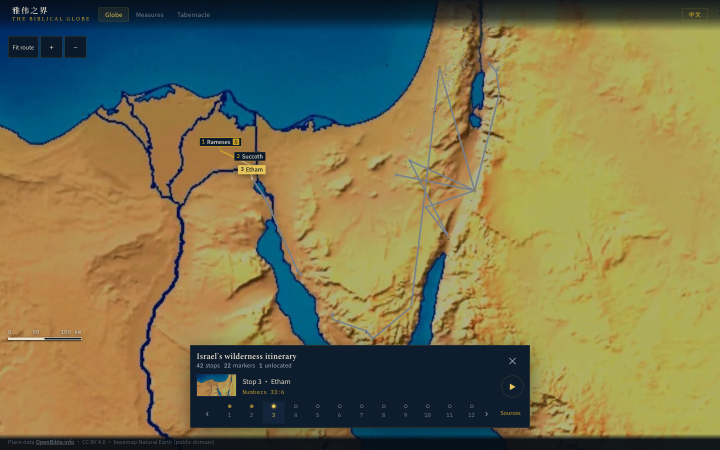
#> input picture handoff/evidence/phase-1/live/desktop-en-exodus-wilderness-stop-3.png, 1440 x 900 px (shown at 1/2 size)
$ python -i gate_check.py   (imports and definitions only)
#> lines starting #> are read from the running program, lines starting #| are printed output that depends on the picture
#> further down, picture is the input picture: PIL image 1440x900 RGB; mean R, G, B 122.1, 116.8, 79
#!/usr/bin/env python3
"""Read-only PASS gate for the 雅伟之界 image and video lines (最终方案 §1.5, handoff/28).

    python3 tools/scenes/gate_check.py square genesis-9-18 exodus-33-1
    python3 tools/scenes/gate_check.py still --all --summary
    python3 tools/scenes/gate_check.py video --all --json > /tmp/video-gate.json
    python3 tools/scenes/gate_check.py veto-table        # the table reviewers receive

An item passes only when its state, its review, its evidence and the bytes on disk agree.
The script never calls a model or the network and never writes a file: it opens JSON and
media read-only, and ffmpeg/ffprobe frames are piped to memory, not to disk. Exit code 0
means every checked item passed, 1 means at least one failed, 2 means a usage error.
Field names, paths and the review/fact-card schemas are defined in handoff/28-gate-schema.md.
"""
import argparse
import hashlib
import io
import json
import os
import re
import subprocess
import sys
from collections import Counter

from PIL import Image

sys.path.insert(0, os.path.dirname(os.path.abspath(__file__)))
import square_accepts  # noqa: E402  per-square owner acceptances (handoff/opus-74-decisions-2026-11-03)
import square_exceptions  # noqa: E402  per-square exceptions (handoff/32)

REPO = os.path.dirname(os.path.dirname(os.path.dirname(os.path.abspath(__file__))))
DEFAULT_SCENES_ROOT = "/Volumes/T7/yahwehs-globe-scenes"
DEFAULT_EVENTS = os.path.join(REPO, "data", "events", "all-events.json")
DEFAULT_BIBLE = os.path.join(REPO, "public", "data", "bible", "bsb-yhwh.json")

SQUARE_DIR = "no-text-derivatives-v2"
REALISTIC_DIR = "realistic-cinema-v1"
FACT_CARD_DIR = "fact-cards"

REVIEW_SCHEMA = "gate-review-v1"
FACT_CARD_SCHEMA = "fact-card-v1"
SECTION_SOURCES = ("depicts", "provisional")
DHASH_MAX = 20                   # of 256 bits (16x16 dHash)
TIER_SECONDS = {"S": 8.0}        # every other tier: DEFAULT_TIER_SECONDS
DEFAULT_TIER_SECONDS = 6.0
DURATION_TOLERANCE = 0.5
# Existing text-to-video clips (owner 2026-10-23: no new videos, improve the 651). They were never
# made from the still, so the first-frame rule is reported, not enforced; instead the clip must be
# checked against its event (they were mapped by grid position) and kept or polished, not retired.
LEGACY_ORIGIN = "legacy-t2v"
LEGACY_SECONDS = (3.0, 8.5)
LEGACY_DISPOSITIONS = ("keep", "polish")
ID_RE = re.compile(r"^[a-z0-9]+(?:-[a-z0-9]+)*$")

# 最终方案 §1.5. A reviewer answers every key with "pass" (no violation seen, including
# "the subject is absent"), "fail" or "unclear". Only registryFix may be "na", and only
# where the registry does not apply (see registry_applies). Changing this table changes
# VETO_TABLE_SHA256, which invalidates every review written against the old table.
VETO_TABLE = {
    "version": "veto-v1-2026-10-23",
    "answers": ["pass", "fail", "unclear", "na"],
    "items": [
        {"key": "jesusHair", "zh": "耶稣的发型",
         "rule": "Jesus as the project depicts him: natural scissor-cut short hair above the collar; "
                 "never shaved, buzz-cut, faded, shaved at the sides, or long."},
        {"key": "mensHair", "zh": "男子发型",
         "rule": "Men: short, natural scissor-cut hair above the collar, varied from person to person; "
                 "never shaved, buzz-cut, faded or with shaved sides (Nazirites excepted)."},
        {"key": "godDepiction", "zh": "神的形象",
         "rule": "God is never drawn in human form (no white-bearded elder, no giant face); "
                 "light, cloud and fire only."},
        {"key": "trinityComposition", "zh": "三一构图",
         "rule": "No Trinity composition: no three identical symmetrical figures, no triangular "
                 "arrangement or human form in the sky at the baptism, transfiguration or Pentecost."},
        {"key": "anachronism", "zh": "时代错误",
         "rule": "No Roman or medieval armour in Old Testament scenes, no heraldic banners, brass "
                 "trumpets, Greek temples, Roman arched bridges or American cacti."},
        {"key": "headCount", "zh": "人数",
         "rule": "Every count in the fact card's mustShow is exactly what the picture shows."},
        {"key": "modesty", "zh": "端庄",
         "rule": "No nudity, exposed thighs or spraying gore."},
        {"key": "fakeText", "zh": "假文字",
         "rule": "No letters, pseudo-writing or text-like strokes anywhere, including on tablets and scrolls."},
        {"key": "duplicatedPerson", "zh": "同一人物重复出现",
         "rule": "The same person does not appear twice in one frame."},
        {"key": "registryFix", "zh": "registry 登记要求的修改有没有做到",
         "rule": "If the event is in content-qc-registry.json, the change it demands is visibly made "
                 "(removing text alone does not count)."},
    ],
}
VETO_KEYS = tuple(item["key"] for item in VETO_TABLE["items"])


def canonical_sha256(obj):
    data = json.dumps(obj, ensure_ascii=False, sort_keys=True, separators=(",", ":"))
    return hashlib.sha256(data.encode("utf-8")).hexdigest()


VETO_TABLE_SHA256 = canonical_sha256(VETO_TABLE)


# ---------------------------------------------------------------- small read-only helpers

# [17 lines left out: functions file_sha256, read_json, not called in this run]


def nonempty_str(value):
    return isinstance(value, str) and value.strip() != ""


def is_int(value):
    return isinstance(value, int) and not isinstance(value, bool)


def split_ref(code):
    return code // 1_000_000, (code // 1000) % 1000, code % 1000


class Item:
    # [5 lines left out: function __init__, not called in this run]

    def fail(self, code, detail=None):
        self.reasons.append({"code": code, "detail": detail} if detail is not None else {"code": code})

    @property
    def passed(self):
        return not self.reasons

    # [4 lines left out: function as_dict, not called in this run]


# ---------------------------------------------------------------- context (all inputs, loaded once)

class Context:
    # [48 lines left out: functions __init__, registry, manifest_events, verse_exists, not called in this run]

    def event_range(self, event_id):
        row = self.events[event_id]
        return row["start"], row["end"]


# ---------------------------------------------------------------- shared evidence checks

# [191 lines left out: functions check_fact_card, check_depicts, check_review, check_subject_file, ffprobe, grab_frame, not called in this run]


def pixels(image):
    flat = getattr(image, "get_flattened_data", None)   # Pillow >= 12.1; getdata is deprecated
    return list(flat() if flat else image.getdata())


# [9 lines left out: function dhash, not called in this run]


def hamming(a, b):
    return bin(a ^ b).count("1")


def dark_run(lines):
    """Count leading lines that are flat black, as an encoder's bar is.

    Calibrated on T7 2026-10-23: real bars (genesis-22-1, genesis-25-29, judges-5-1) have mean
    luminance <= 1 and max <= 2; the dark timber walls in genesis-8-1 average about 10 with
    highlights, and must not count as a pillarbox."""
    count = 0
    for line in lines:
        ordered = sorted(line)
        if ordered[min(len(ordered) - 1, int(len(ordered) * 0.98))] > 16 or sum(line) > 6 * len(line):
            break
        count += 1
    return count


def border_bands(image):
    """(top, bottom, left, right) near-black bands in pixels of the original frame."""
    gray = image.convert("L")
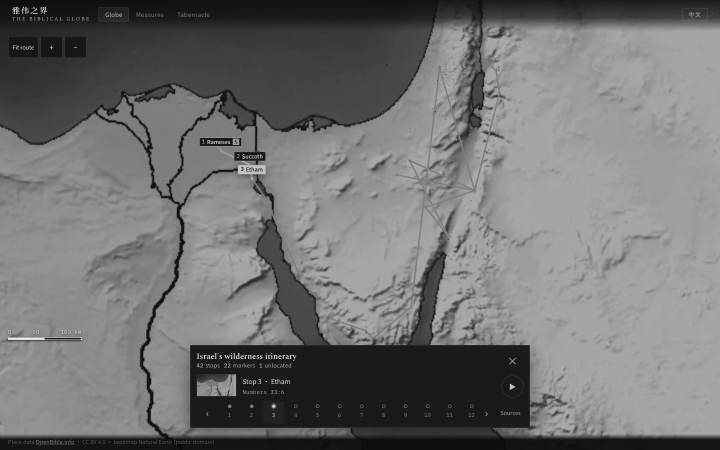
#> gray: PIL image 1440x900 L (shown at 1/2 size); min 10, max 227, mean 114
    width, height = gray.size
#> width = 1440; height = 900
    rows_img = gray.resize((min(width, 320), height), Image.BOX)
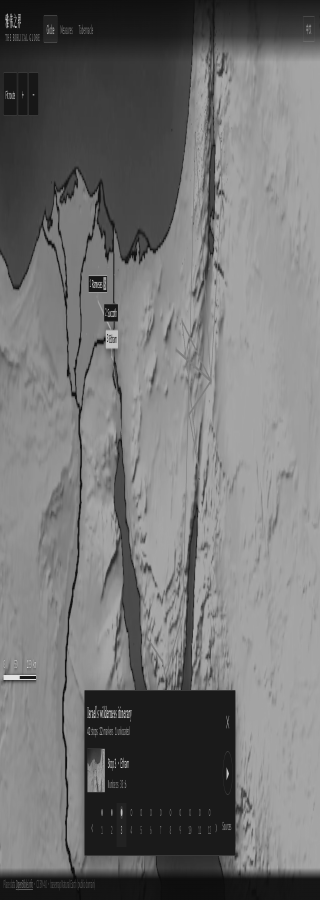
#> rows_img: PIL image 320x900 L; min 10, max 227, mean 114.1
    rw = rows_img.size[0]
#> rw = 320
    rpx = pixels(rows_img)
#> rpx = 288000 items
    rows = [rpx[y * rw:(y + 1) * rw] for y in range(height)]
#> rows = 900 items
    cols_img = gray.resize((width, min(height, 180)), Image.BOX)
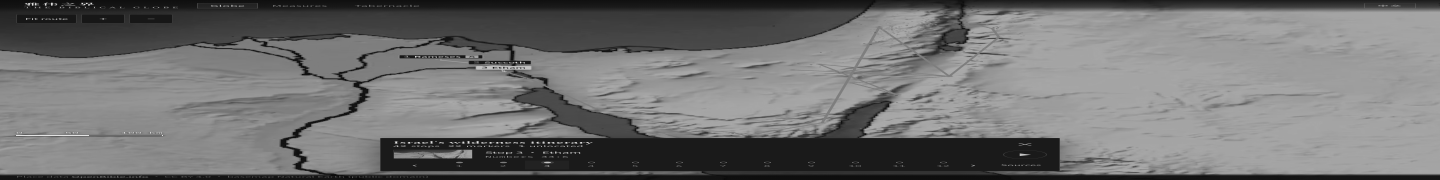
#> cols_img: PIL image 1440x180 L; min 10, max 227, mean 114
    ch = cols_img.size[1]
#> ch = 180
    cpx = pixels(cols_img)
#> cpx = 259200 items
    cols = [[cpx[y * width + x] for y in range(ch)] for x in range(width)]
#> cols = 1440 items
    return dark_run(rows), dark_run(rows[::-1]), dark_run(cols), dark_run(cols[::-1])
#> the loop in dark_run, `for line in lines:` made 1 pass
#> after the loop in dark_run, `for line in lines:`: count = 0
#> the loop in dark_run (call 2), `for line in lines:` made 1 pass


# [126 lines left out: functions has_black_border, legacy_contradictions, check_inscription, check_accept_binding, check_square, manifest_row, not called in this run]


def still_path(ctx, event_id):
    return os.path.join(ctx.realistic_root, "images-live", f"{event_id}.jpg")


# [113 lines left out: functions check_still, video_path, check_video, not called in this run]


CHECKERS = {"square": check_square, "still": check_still, "video": check_video}


# [96 lines left out: functions run, summarize, print_summary, main, not called in this run]


# [2 lines not run here, left out]

>>> from PIL import Image
>>> picture = Image.open('../../handoff/evidence/phase-1/live/desktop-en-exodus-wilderness-stop-3.png')
>>> result = border_bands(picture)
#> result = (0, 0, 0, 0)

$ run again, on handoff/evidence/phase-1/live/phone-zh-exodus-wilderness.png
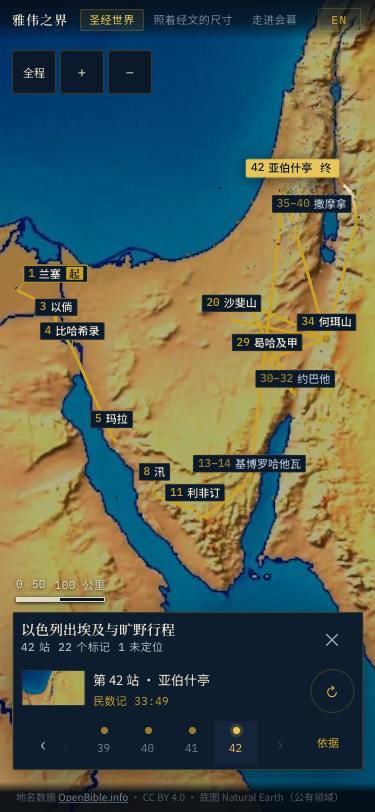
#> input picture handoff/evidence/phase-1/live/phone-zh-exodus-wilderness.png, 375 x 812 px
#> picture is the input picture: PIL image 375x812 RGB; mean R, G, B 82.9, 93.2, 80.1
#> in border_bands, `rows_img = gray.resize((min(width, 320), height), Image.BOX)`:
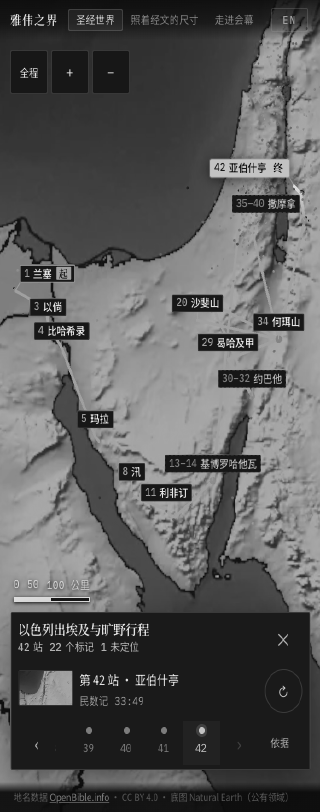
#> rows_img: PIL image 320x812 L; min 10, max 227, mean 88.6
#> rpx = 259840 items
#> rows = 812 items
#> in border_bands, `cols_img = gray.resize((width, min(height, 180)), Image.BOX)`:
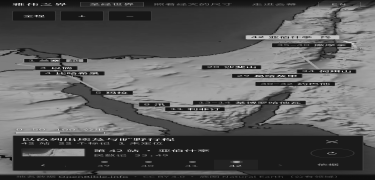
#> cols_img: PIL image 375x180 L; min 10, max 227, mean 88.6
#> cpx = 67500 items
#> cols = 375 items
#> the loop in dark_run, `for line in lines:` made 1 pass
#> after the loop in dark_run, `for line in lines:`: count = 0
#> the loop in dark_run (call 2), `for line in lines:` made 1 pass
#> result = (0, 0, 0, 0)

$ run again, on handoff/evidence/phase-1/live/phone-zh-paul-1.png
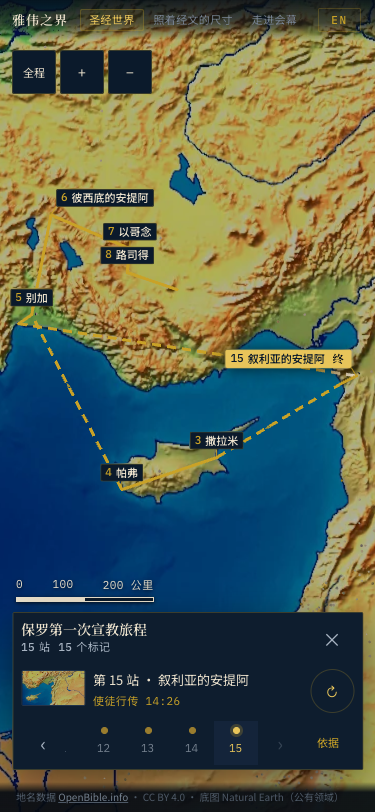
#> input picture handoff/evidence/phase-1/live/phone-zh-paul-1.png, 375 x 812 px
#> picture is the input picture: PIL image 375x812 RGB; mean R, G, B 79.3, 92.1, 78.1
#> in border_bands, `rows_img = gray.resize((min(width, 320), height), Image.BOX)`:
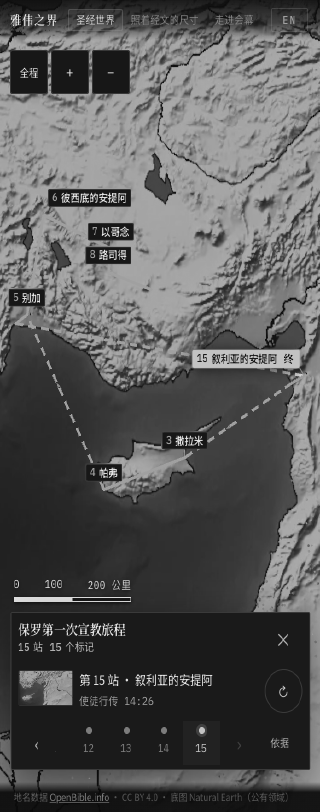
#> rows_img: PIL image 320x812 L; min 10, max 227, mean 86.6
#> rpx = 259840 items
#> rows = 812 items
#> in border_bands, `cols_img = gray.resize((width, min(height, 180)), Image.BOX)`:
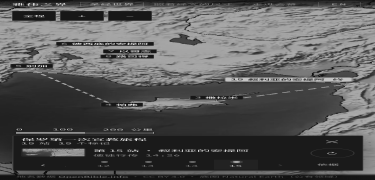
#> cols_img: PIL image 375x180 L; min 10, max 227, mean 86.7
#> cpx = 67500 items
#> cols = 375 items
#> the loop in dark_run, `for line in lines:` made 1 pass
#> after the loop in dark_run, `for line in lines:`: count = 0
#> the loop in dark_run (call 2), `for line in lines:` made 1 pass
#> result = (0, 0, 0, 0)
